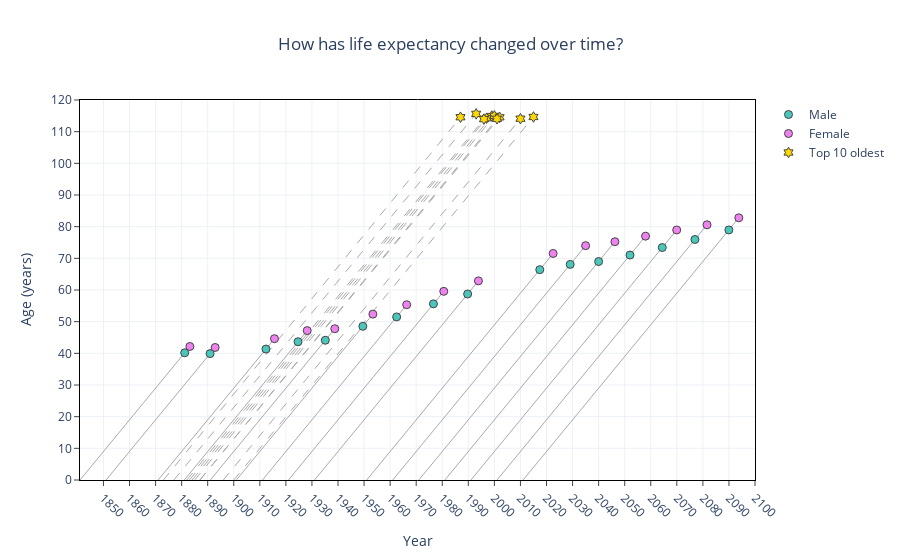

Notebook cell for this chart:
### Markdown cell above
# Plotly Lexis plot

### Code cell
traces = []

# lifeline for each row
for index,row in df.iterrows():
    data = go.Scatter(x=[row['year'], max(row['male_end'], row['female_end'])],
                      y=[0., max(row['male'], row['female'])],
                      mode='lines',
                      line=dict(color='#A9A9A9', width=1),
                      showlegend=False)
    traces.append(data)

# lifeline for each row
for index,row in df2.iterrows():
    data = go.Scatter(x=[row['birth_year'], row['death_year']],
                      y=[0., row['age2']],
                      mode='lines',
                      line=dict(color='#A9A9A9', width=1, dash='dash'),
                      showlegend=False)
    traces.append(data)    
    
# male
data = go.Scatter(x=df['male_end'], y=df['male'], mode='markers', name="Male",
                  marker=dict(line_width=1, size=8, color='#4ac6ba'))
traces.append(data)

# female
data = go.Scatter(x=df['female_end'], y=df['female'], mode='markers', name="Female",
                  marker=dict(line_width=1, size=8, color='#ee82ee'))
traces.append(data)

# englands oldest
data = go.Scatter(x=df2['death_year'], y=df2['age2'], mode='markers', name="Top 10 oldest", marker_symbol="hexagram",
                  marker=dict(line_width=1, size=8, color='#FFD700'))
traces.append(data)

layout = go.Layout(plot_bgcolor="#FFFFFF",
                   title='How has life expectancy changed over time?',
                   title_x=0.5,
                   yaxis_title="Age (years)",
                   xaxis_title="Year",
                   xaxis=dict(range=[1841, 2100],
                              showline=True, linecolor='black', mirror=True,
                              showgrid=True, gridcolor='#edf1f7',
                              ticks='outside', dtick=10, tickangle=45),
                   yaxis=dict(range=[0, 120],
                              showline=True, linecolor='black', mirror=True,
                              showgrid=True, gridcolor='#edf1f7',
                              ticks='outside', dtick=10))

fig=go.Figure(data=traces, layout=layout)
fig.show()

### Figure 1 — Plotly figure (JSON) as saved in the notebook; plotly's stock layout.template omitted (floating-point values rounded to 4 significant figures)
{"data": [{"line": {"color": "#A9A9A9", "width": 1}, "mode": "lines", "showlegend": false, "type": "scatter", "x": [1841, 1883.0], "y": [0, 42.16]}, {"line": {"color": "#A9A9A9", "width": 1}, "mode": "lines", "showlegend": false, "type": "scatter", "x": [1851, 1893.0], "y": [0, 41.85]}, {"line": {"color": "#A9A9A9", "width": 1}, "mode": "lines", "showlegend": false, "type": "scatter", "x": [1871, 1916.0], "y": [0, 44.62]}, {"line": {"color": "#A9A9A9", "width": 1}, "mode": "lines", "showlegend": false, "type": "scatter", "x": [1881, 1928.0], "y": [0, 47.18]}, {"line": {"color": "#A9A9A9", "width": 1}, "mode": "lines", "showlegend": false, "type": "scatter", "x": [1891, 1939.0], "y": [0, 47.77]}, {"line": {"color": "#A9A9A9", "width": 1}, "mode": "lines", "showlegend": false, "type": "scatter", "x": [1901, 1953.0], "y": [0, 52.38]}, {"line": {"color": "#A9A9A9", "width": 1}, "mode": "lines", "showlegend": false, "type": "scatter", "x": [1911, 1966.0], "y": [0, 55.35]}, {"line": {"color": "#A9A9A9", "width": 1}, "mode": "lines", "showlegend": false, "type": "scatter", "x": [1921, 1981.0], "y": [0, 59.58]}, {"line": {"color": "#A9A9A9", "width": 1}, "mode": "lines", "showlegend": false, "type": "scatter", "x": [1931, 1994.0], "y": [0, 62.88]}, {"line": {"color": "#A9A9A9", "width": 1}, "mode": "lines", "showlegend": false, "type": "scatter", "x": [1951, 2023.0], "y": [0, 71.54]}, {"line": {"color": "#A9A9A9", "width": 1}, "mode": "lines", "showlegend": false, "type": "scatter", "x": [1961, 2035], "y": [0, 74]}, {"line": {"color": "#A9A9A9", "width": 1}, "mode": "lines", "showlegend": false, "type": "scatter", "x": [1971, 2046.0], "y": [0, 75.25]}, {"line": {"color": "#A9A9A9", "width": 1}, "mode": "lines", "showlegend": false, "type": "scatter", "x": [1981, 2058], "y": [0, 77]}, {"line": {"color": "#A9A9A9", "width": 1}, "mode": "lines", "showlegend": false, "type": "scatter", "x": [1991, 2070.0], "y": [0, 78.96]}, {"line": {"color": "#A9A9A9", "width": 1}, "mode": "lines", "showlegend": false, "type": "scatter", "x": [2001, 2082.0], "y": [0, 80.59]}, {"line": {"color": "#A9A9A9", "width": 1}, "mode": "lines", "showlegend": false, "type": "scatter", "x": [2011, 2094.0], "y": [0, 82.8]}, {"line": {"color": "#A9A9A9", "dash": "dash", "width": 1}, "mode": "lines", "showlegend": false, "type": "scatter", "x": [1877, 1993], "y": [0, 115.6]}, {"line": {"color": "#A9A9A9", "dash": "dash", "width": 1}, "mode": "lines", "showlegend": false, "type": "scatter", "x": [1884, 1999], "y": [0, 114.9]}, {"line": {"color": "#A9A9A9", "dash": "dash", "width": 1}, "mode": "lines", "showlegend": false, "type": "scatter", "x": [1885, 2000], "y": [0, 115.0]}, {"line": {"color": "#A9A9A9", "dash": "dash", "width": 1}, "mode": "lines", "showlegend": false, "type": "scatter", "x": [1900, 2015], "y": [0, 114.6]}, {"line": {"color": "#A9A9A9", "dash": "dash", "width": 1}, "mode": "lines", "showlegend": false, "type": "scatter", "x": [1873, 1987], "y": [0, 114.6]}, {"line": {"color": "#A9A9A9", "dash": "dash", "width": 1}, "mode": "lines", "showlegend": false, "type": "scatter", "x": [1887, 2002], "y": [0, 114.5]}, {"line": {"color": "#A9A9A9", "dash": "dash", "width": 1}, "mode": "lines", "showlegend": false, "type": "scatter", "x": [1883, 1997], "y": [0, 114.3]}, {"line": {"color": "#A9A9A9", "dash": "dash", "width": 1}, "mode": "lines", "showlegend": false, "type": "scatter", "x": [1896, 2010], "y": [0, 114.1]}, {"line": {"color": "#A9A9A9", "dash": "dash", "width": 1}, "mode": "lines", "showlegend": false, "type": "scatter", "x": [1887, 2001], "y": [0, 114.1]}, {"line": {"color": "#A9A9A9", "dash": "dash", "width": 1}, "mode": "lines", "showlegend": false, "type": "scatter", "x": [1882, 1996], "y": [0, 114.0]}, {"marker": {"color": "#4ac6ba", "line": {"width": 1}, "size": 8}, "mode": "markers", "name": "Male", "type": "scatter", "x": [1881.0, 1891.0, 1912.0, 1925.0, 1935.0, 1950.0, 1962.0, 1977.0, 1990.0, 2017.0, 2029.0, 2040, 2052.0, 2064.0, 2077.0, 2090.0], "y": [40.17, 39.91, 41.35, 43.66, 44.13, 48.53, 51.5, 55.62, 58.74, 66.42, 68.09, 69, 71.04, 73.41, 75.96, 78.97]}, {"marker": {"color": "#ee82ee", "line": {"width": 1}, "size": 8}, "mode": "markers", "name": "Female", "type": "scatter", "x": [1883.0, 1893.0, 1916.0, 1928.0, 1939.0, 1953.0, 1966.0, 1981.0, 1994.0, 2023.0, 2035, 2046.0, 2058, 2070.0, 2082.0, 2094.0], "y": [42.16, 41.85, 44.62, 47.18, 47.77, 52.38, 55.35, 59.58, 62.88, 71.54, 74, 75.25, 77, 78.96, 80.59, 82.8]}, {"marker": {"color": "#FFD700", "line": {"width": 1}, "size": 8, "symbol": "hexagram"}, "mode": "markers", "name": "Top 10 oldest", "type": "scatter", "x": [1993, 1999, 2000, 2015, 1987, 2002, 1997, 2010, 2001, 1996], "y": [115.6, 114.9, 115.0, 114.6, 114.6, 114.5, 114.3, 114.1, 114.1, 114.0]}], "layout": {"plot_bgcolor": "#FFFFFF", "title": {"text": "How has life expectancy changed over time?", "x": 0.5}, "xaxis": {"dtick": 10, "gridcolor": "#edf1f7", "linecolor": "black", "mirror": true, "range": [1841, 2100], "showgrid": true, "showline": true, "tickangle": 45, "ticks": "outside", "title": {"text": "Year"}}, "yaxis": {"dtick": 10, "gridcolor": "#edf1f7", "linecolor": "black", "mirror": true, "range": [0, 120], "showgrid": true, "showline": true, "ticks": "outside", "title": {"text": "Age (years)"}}}}
